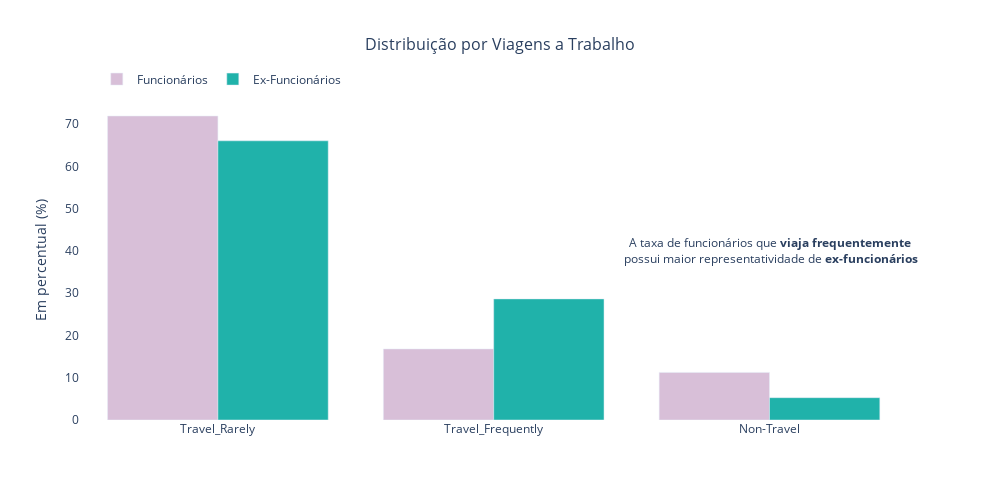

Notebook cell for this chart:
### Code cell
# Distribuição da treinamentos realizados no último ano

fig = go.Figure()

fig.add_trace(go.Bar(
    x=dados_funcionarios['BusinessTravel'].value_counts(normalize=True).index,
    y=dados_funcionarios['BusinessTravel'].value_counts(normalize=True)*100,
    marker_color='thistle',
    name='Funcionários'
))

fig.add_trace(go.Bar(
    x=dados_ex_funcionarios['BusinessTravel'].value_counts(normalize=True).index,
    y=dados_ex_funcionarios['BusinessTravel'].value_counts(normalize=True)*100,
    marker_color='lightseagreen',
    name='Ex-Funcionários'
))

fig.update_layout(
    title='Distribuição por Viagens a Trabalho',
    title_x=0.5, 
    title_font=dict(size=16),  
    barmode='group',
    width=1000,
    height=500, 
    plot_bgcolor='rgba(0,0,0,0)',
    legend=dict(
        orientation="h",
        yanchor="bottom",
        y=1.02,
        xanchor="left",
        x=0.02  
))

fig.add_annotation(
    x=2, 
    y=40,
    text="A taxa de funcionários que <b>viaja frequentemente</b><br> possui maior representatividade de <b>ex-funcionários",
    showarrow=False,
    font=dict(size=12),
    align='center')

fig.update_yaxes(title="Em percentual (%)")

fig.show()

### Figure 1 — Plotly figure (JSON) as saved in the notebook; plotly's stock layout.template omitted (floating-point values rounded to 4 significant figures)
{"data": [{"marker": {"color": "thistle"}, "name": "Funcionários", "type": "bar", "x": ["Travel_Rarely", "Travel_Frequently", "Non-Travel"], "y": [71.93, 16.81, 11.26]}, {"marker": {"color": "lightseagreen"}, "name": "Ex-Funcionários", "type": "bar", "x": ["Travel_Rarely", "Travel_Frequently", "Non-Travel"], "y": [66.06, 28.66, 5.285]}], "layout": {"annotations": [{"align": "center", "font": {"size": 12}, "showarrow": false, "text": "A taxa de funcionários que <b>viaja frequentemente</b><br> possui maior representatividade de <b>ex-funcionários", "x": 2, "y": 40}], "barmode": "group", "height": 500, "legend": {"orientation": "h", "x": 0.02, "xanchor": "left", "y": 1.02, "yanchor": "bottom"}, "plot_bgcolor": "rgba(0,0,0,0)", "title": {"font": {"size": 16}, "text": "Distribuição por Viagens a Trabalho", "x": 0.5}, "width": 1000, "yaxis": {"title": {"text": "Em percentual (%)"}}}}
